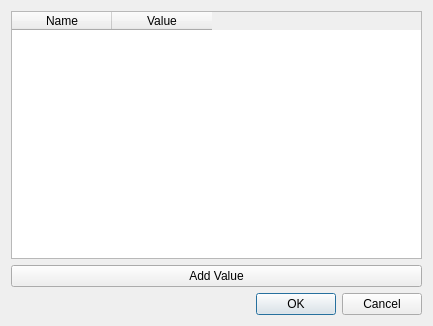
<?xml version="1.0" encoding="UTF-8"?>
<ui version="4.0">
 <class>Dialog</class>
 <widget class="QDialog" name="Dialog">
  <property name="geometry">
   <rect>
    <x>0</x>
    <y>0</y>
    <width>433</width>
    <height>326</height>
   </rect>
  </property>
  <property name="windowTitle">
   <string>Dialog</string>
  </property>
  <layout class="QVBoxLayout" name="verticalLayout">
   <item>
    <widget class="QTableWidget" name="tableWidget">
     <column>
      <property name="text">
       <string>Name</string>
      </property>
     </column>
     <column>
      <property name="text">
       <string>Value</string>
      </property>
     </column>
    </widget>
   </item>
   <item>
    <widget class="QPushButton" name="pushButton">
     <property name="text">
      <string>Add Value</string>
     </property>
    </widget>
   </item>
   <item>
    <widget class="QDialogButtonBox" name="buttonBox">
     <property name="orientation">
      <enum>Qt::Horizontal</enum>
     </property>
     <property name="standardButtons">
      <set>QDialogButtonBox::Cancel|QDialogButtonBox::Ok</set>
     </property>
    </widget>
   </item>
  </layout>
 </widget>
 <resources/>
 <connections>
  <connection>
   <sender>buttonBox</sender>
   <signal>accepted()</signal>
   <receiver>Dialog</receiver>
   <slot>accept()</slot>
   <hints>
    <hint type="sourcelabel">
     <x>248</x>
     <y>254</y>
    </hint>
    <hint type="destinationlabel">
     <x>157</x>
     <y>274</y>
    </hint>
   </hints>
  </connection>
  <connection>
   <sender>buttonBox</sender>
   <signal>rejected()</signal>
   <receiver>Dialog</receiver>
   <slot>reject()</slot>
   <hints>
    <hint type="sourcelabel">
     <x>316</x>
     <y>260</y>
    </hint>
    <hint type="destinationlabel">
     <x>286</x>
     <y>274</y>
    </hint>
   </hints>
  </connection>
 </connections>
</ui>
